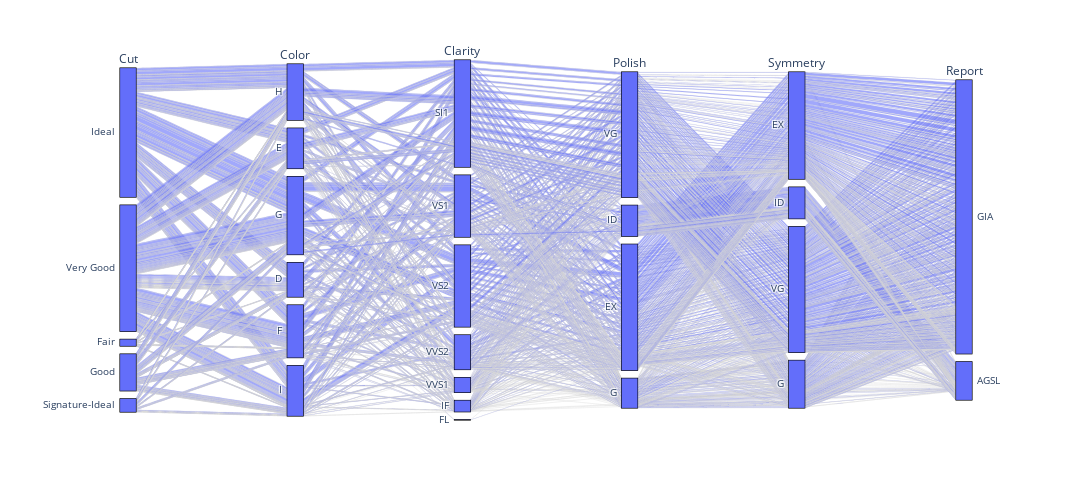

Notebook source saved alongside this figure:
### Markdown cell above
### <font style = "color:rgb(77, 173, 255)"> **Parallel Categories** </font>

The parallel categories diagram (also known as parallel sets or alluvial diagram) is a visualization of multi-dimensional categorical data sets. Each variable in the data set is represented by a column of rectangles, where each rectangle corresponds to a discrete value taken on by that variable. The relative heights of the rectangles reflect the relative frequency of occurrence of the corresponding value.

### Code cell
# Use the original dataframe diamonds which includes categorical values for the categorical features

fig = px.parallel_categories(diamonds,
                             #color = "Price",
                             #color_continuous_scale=px.colors.sequential.Turbo,
                             width = 1200,
                             height = 500)

fig.show()

### Figure 1 — Plotly figure (JSON) as saved in the notebook; plotly's stock layout.template omitted (floating-point values rounded to 4 significant figures; data arrays with more than 128 entries replaced by an {"elided": "..."} marker saying what was removed)
{"data": [{"dimensions": [{"label": "Cut", "values": {"elided": "6000 str values"}}, {"label": "Color", "values": {"elided": "6000 str values"}}, {"label": "Clarity", "values": {"elided": "6000 str values"}}, {"label": "Polish", "values": {"elided": "6000 str values"}}, {"label": "Symmetry", "values": {"elided": "6000 str values"}}, {"label": "Report", "values": {"elided": "6000 str values"}}], "domain": {"x": [0, 1], "y": [0, 1]}, "name": "", "type": "parcats"}], "layout": {"height": 500, "legend": {"tracegroupgap": 0}, "margin": {"t": 60}, "width": 1200}}
